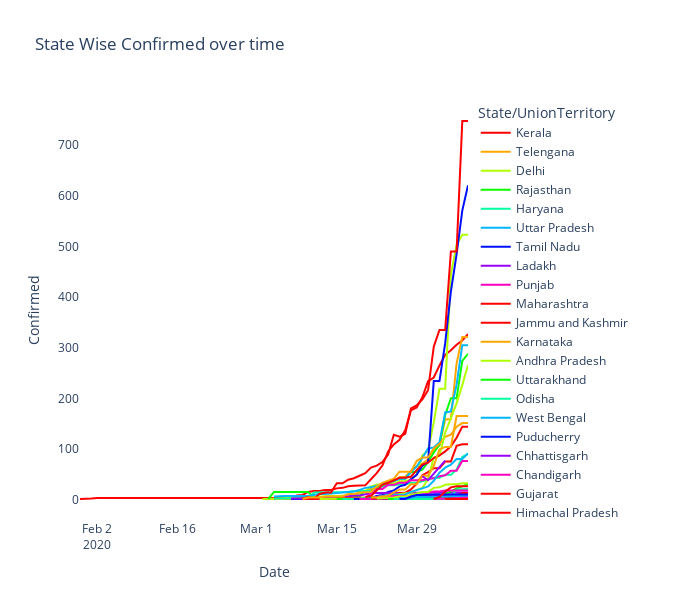

Notebook code cell kept with this figure:
### Code cell
spread= spread.sort_values('Date', ascending=True)
fig = px.line(spread, x="Date", y="Confirmed",color='State/UnionTerritory',title='State Wise Confirmed over time',height=500,
              color_discrete_sequence = px.colors.cyclical.HSV)
fig.update_layout(plot_bgcolor='rgb(275, 270, 273)',width=700, height=600)

### Figure 1 — Plotly figure (JSON) as saved in the notebook; plotly's stock layout.template omitted (floating-point values rounded to 4 significant figures)
{"data": [{"hovertemplate": "State/UnionTerritory=Kerala<br>Date=%{x}<br>Confirmed=%{y}<extra></extra>", "legendgroup": "Kerala", "line": {"color": "#ff0000", "dash": "solid"}, "mode": "lines", "name": "Kerala", "showlegend": true, "type": "scatter", "x": ["2020-01-30T00:00:00", "2020-01-31T00:00:00", "2020-02-01T00:00:00", "2020-02-02T00:00:00", "2020-02-03T00:00:00", "2020-02-04T00:00:00", "2020-02-05T00:00:00", "2020-02-06T00:00:00", "2020-02-07T00:00:00", "2020-02-08T00:00:00", "2020-02-09T00:00:00", "2020-02-10T00:00:00", "2020-02-11T00:00:00", "2020-02-12T00:00:00", "2020-02-13T00:00:00", "2020-02-14T00:00:00", "2020-02-15T00:00:00", "2020-02-16T00:00:00", "2020-02-17T00:00:00", "2020-02-18T00:00:00", "2020-02-19T00:00:00", "2020-02-20T00:00:00", "2020-02-21T00:00:00", "2020-02-22T00:00:00", "2020-02-23T00:00:00", "2020-02-24T00:00:00", "2020-02-25T00:00:00", "2020-02-26T00:00:00", "2020-02-27T00:00:00", "2020-02-28T00:00:00", "2020-02-29T00:00:00", "2020-03-01T00:00:00", "2020-03-02T00:00:00", "2020-03-03T00:00:00", "2020-03-04T00:00:00", "2020-03-05T00:00:00", "2020-03-06T00:00:00", "2020-03-07T00:00:00", "2020-03-08T00:00:00", "2020-03-09T00:00:00", "2020-03-10T00:00:00", "2020-03-11T00:00:00", "2020-03-12T00:00:00", "2020-03-13T00:00:00", "2020-03-14T00:00:00", "2020-03-15T00:00:00", "2020-03-16T00:00:00", "2020-03-17T00:00:00", "2020-03-18T00:00:00", "2020-03-19T00:00:00", "2020-03-20T00:00:00", "2020-03-21T00:00:00", "2020-03-22T00:00:00", "2020-03-23T00:00:00", "2020-03-24T00:00:00", "2020-03-25T00:00:00", "2020-03-26T00:00:00", "2020-03-27T00:00:00", "2020-03-28T00:00:00", "2020-03-29T00:00:00", "2020-03-30T00:00:00", "2020-03-31T00:00:00", "2020-04-01T00:00:00", "2020-04-02T00:00:00", "2020-04-03T00:00:00", "2020-04-04T00:00:00", "2020-04-05T00:00:00", "2020-04-06T00:00:00", "2020-04-07T00:00:00"], "xaxis": "x", "y": [1, 1, 2, 3, 3, 3, 3, 3, 3, 3, 3, 3, 3, 3, 3, 3, 3, 3, 3, 3, 3, 3, 3, 3, 3, 3, 3, 3, 3, 3, 3, 3, 3, 3, 3, 3, 3, 3, 8, 9, 15, 17, 17, 19, 19, 22, 23, 26, 27, 27, 28, 40, 52, 67, 95, 109, 118, 137, 176, 182, 202, 234, 241, 265, 286, 295, 306, 314, 327], "yaxis": "y"}, {"hovertemplate": "State/UnionTerritory=Telengana<br>Date=%{x}<br>Confirmed=%{y}<extra></extra>", "legendgroup": "Telengana", "line": {"color": "#ffa700", "dash": "solid"}, "mode": "lines", "name": "Telengana", "showlegend": true, "type": "scatter", "x": ["2020-03-02T00:00:00", "2020-03-03T00:00:00", "2020-03-04T00:00:00", "2020-03-05T00:00:00", "2020-03-06T00:00:00", "2020-03-07T00:00:00", "2020-03-08T00:00:00", "2020-03-09T00:00:00", "2020-03-10T00:00:00", "2020-03-11T00:00:00", "2020-03-12T00:00:00", "2020-03-13T00:00:00", "2020-03-14T00:00:00", "2020-03-15T00:00:00", "2020-03-16T00:00:00", "2020-03-17T00:00:00", "2020-03-18T00:00:00", "2020-03-19T00:00:00", "2020-03-20T00:00:00", "2020-03-21T00:00:00", "2020-03-22T00:00:00", "2020-03-23T00:00:00", "2020-03-24T00:00:00", "2020-03-25T00:00:00", "2020-03-26T00:00:00", "2020-03-27T00:00:00", "2020-03-28T00:00:00", "2020-03-29T00:00:00", "2020-03-30T00:00:00", "2020-03-31T00:00:00", "2020-04-01T00:00:00", "2020-04-02T00:00:00", "2020-04-03T00:00:00", "2020-04-04T00:00:00", "2020-04-05T00:00:00", "2020-04-06T00:00:00", "2020-04-07T00:00:00"], "xaxis": "x", "y": [1, 1, 1, 1, 1, 1, 1, 1, 1, 1, 1, 1, 1, 3, 3, 5, 6, 6, 17, 21, 22, 32, 35, 35, 44, 45, 56, 66, 71, 79, 96, 107, 158, 159, 269, 321, 321], "yaxis": "y"}, {"hovertemplate": "State/UnionTerritory=Delhi<br>Date=%{x}<br>Confirmed=%{y}<extra></extra>", "legendgroup": "Delhi", "line": {"color": "#afff00", "dash": "solid"}, "mode": "lines", "name": "Delhi", "showlegend": true, "type": "scatter", "x": ["2020-03-02T00:00:00", "2020-03-03T00:00:00", "2020-03-04T00:00:00", "2020-03-05T00:00:00", "2020-03-06T00:00:00", "2020-03-07T00:00:00", "2020-03-08T00:00:00", "2020-03-09T00:00:00", "2020-03-10T00:00:00", "2020-03-11T00:00:00", "2020-03-12T00:00:00", "2020-03-13T00:00:00", "2020-03-14T00:00:00", "2020-03-15T00:00:00", "2020-03-16T00:00:00", "2020-03-17T00:00:00", "2020-03-18T00:00:00", "2020-03-19T00:00:00", "2020-03-20T00:00:00", "2020-03-21T00:00:00", "2020-03-22T00:00:00", "2020-03-23T00:00:00", "2020-03-24T00:00:00", "2020-03-25T00:00:00", "2020-03-26T00:00:00", "2020-03-27T00:00:00", "2020-03-28T00:00:00", "2020-03-29T00:00:00", "2020-03-30T00:00:00", "2020-03-31T00:00:00", "2020-04-01T00:00:00", "2020-04-02T00:00:00", "2020-04-03T00:00:00", "2020-04-04T00:00:00", "2020-04-05T00:00:00", "2020-04-06T00:00:00", "2020-04-07T00:00:00"], "xaxis": "x", "y": [1, 1, 1, 2, 3, 3, 3, 4, 4, 5, 6, 6, 7, 7, 7, 8, 10, 12, 17, 26, 29, 29, 30, 31, 36, 36, 39, 49, 87, 97, 152, 219, 219, 445, 503, 523, 523], "yaxis": "y"}, {"hovertemplate": "State/UnionTerritory=Rajasthan<br>Date=%{x}<br>Confirmed=%{y}<extra></extra>", "legendgroup": "Rajasthan", "line": {"color": "#08ff00", "dash": "solid"}, "mode": "lines", "name": "Rajasthan", "showlegend": true, "type": "scatter", "x": ["2020-03-03T00:00:00", "2020-03-04T00:00:00", "2020-03-05T00:00:00", "2020-03-06T00:00:00", "2020-03-07T00:00:00", "2020-03-08T00:00:00", "2020-03-09T00:00:00", "2020-03-10T00:00:00", "2020-03-11T00:00:00", "2020-03-12T00:00:00", "2020-03-13T00:00:00", "2020-03-14T00:00:00", "2020-03-15T00:00:00", "2020-03-16T00:00:00", "2020-03-17T00:00:00", "2020-03-18T00:00:00", "2020-03-19T00:00:00", "2020-03-20T00:00:00", "2020-03-21T00:00:00", "2020-03-22T00:00:00", "2020-03-23T00:00:00", "2020-03-24T00:00:00", "2020-03-25T00:00:00", "2020-03-26T00:00:00", "2020-03-27T00:00:00", "2020-03-28T00:00:00", "2020-03-29T00:00:00", "2020-03-30T00:00:00", "2020-03-31T00:00:00", "2020-04-01T00:00:00", "2020-04-02T00:00:00", "2020-04-03T00:00:00", "2020-04-04T00:00:00", "2020-04-05T00:00:00", "2020-04-06T00:00:00", "2020-04-07T00:00:00"], "xaxis": "x", "y": [1, 15, 15, 15, 15, 15, 15, 15, 3, 3, 3, 3, 4, 4, 4, 4, 7, 17, 17, 24, 28, 32, 36, 41, 41, 54, 55, 59, 74, 93, 108, 167, 200, 200, 274, 288], "yaxis": "y"}, {"hovertemplate": "State/UnionTerritory=Haryana<br>Date=%{x}<br>Confirmed=%{y}<extra></extra>", "legendgroup": "Haryana", "line": {"color": "#00ff9f", "dash": "solid"}, "mode": "lines", "name": "Haryana", "showlegend": true, "type": "scatter", "x": ["2020-03-04T00:00:00", "2020-03-05T00:00:00", "2020-03-06T00:00:00", "2020-03-07T00:00:00", "2020-03-08T00:00:00", "2020-03-09T00:00:00", "2020-03-10T00:00:00", "2020-03-11T00:00:00", "2020-03-12T00:00:00", "2020-03-13T00:00:00", "2020-03-14T00:00:00", "2020-03-15T00:00:00", "2020-03-16T00:00:00", "2020-03-17T00:00:00", "2020-03-18T00:00:00", "2020-03-19T00:00:00", "2020-03-20T00:00:00", "2020-03-21T00:00:00", "2020-03-22T00:00:00", "2020-03-23T00:00:00", "2020-03-24T00:00:00", "2020-03-25T00:00:00", "2020-03-26T00:00:00", "2020-03-27T00:00:00", "2020-03-28T00:00:00", "2020-03-29T00:00:00", "2020-03-30T00:00:00", "2020-03-31T00:00:00", "2020-04-01T00:00:00", "2020-04-02T00:00:00", "2020-04-03T00:00:00", "2020-04-04T00:00:00", "2020-04-05T00:00:00", "2020-04-06T00:00:00", "2020-04-07T00:00:00"], "xaxis": "x", "y": [2, 2, 2, 2, 2, 2, 2, 14, 14, 14, 14, 14, 14, 15, 17, 17, 17, 17, 21, 26, 28, 28, 30, 30, 33, 33, 36, 40, 43, 43, 49, 49, 59, 84, 90], "yaxis": "y"}, {"hovertemplate": "State/UnionTerritory=Uttar Pradesh<br>Date=%{x}<br>Confirmed=%{y}<extra></extra>", "legendgroup": "Uttar Pradesh", "line": {"color": "#00b7ff", "dash": "solid"}, "mode": "lines", "name": "Uttar Pradesh", "showlegend": true, "type": "scatter", "x": ["2020-03-04T00:00:00", "2020-03-05T00:00:00", "2020-03-06T00:00:00", "2020-03-07T00:00:00", "2020-03-08T00:00:00", "2020-03-09T00:00:00", "2020-03-10T00:00:00", "2020-03-11T00:00:00", "2020-03-12T00:00:00", "2020-03-13T00:00:00", "2020-03-14T00:00:00", "2020-03-15T00:00:00", "2020-03-16T00:00:00", "2020-03-17T00:00:00", "2020-03-18T00:00:00", "2020-03-19T00:00:00", "2020-03-20T00:00:00", "2020-03-21T00:00:00", "2020-03-22T00:00:00", "2020-03-23T00:00:00", "2020-03-24T00:00:00", "2020-03-25T00:00:00", "2020-03-26T00:00:00", "2020-03-27T00:00:00", "2020-03-28T00:00:00", "2020-03-29T00:00:00", "2020-03-30T00:00:00", "2020-03-31T00:00:00", "2020-04-01T00:00:00", "2020-04-02T00:00:00", "2020-04-03T00:00:00", "2020-04-04T00:00:00", "2020-04-05T00:00:00", "2020-04-06T00:00:00", "2020-04-07T00:00:00"], "xaxis": "x", "y": [6, 7, 7, 7, 7, 7, 7, 9, 11, 11, 12, 13, 13, 15, 16, 19, 23, 24, 27, 31, 33, 37, 41, 41, 55, 65, 82, 101, 103, 113, 172, 174, 227, 305, 305], "yaxis": "y"}, {"hovertemplate": "State/UnionTerritory=Tamil Nadu<br>Date=%{x}<br>Confirmed=%{y}<extra></extra>", "legendgroup": "Tamil Nadu", "line": {"color": "#0010ff", "dash": "solid"}, "mode": "lines", "name": "Tamil Nadu", "showlegend": true, "type": "scatter", "x": ["2020-03-07T00:00:00", "2020-03-08T00:00:00", "2020-03-09T00:00:00", "2020-03-10T00:00:00", "2020-03-11T00:00:00", "2020-03-12T00:00:00", "2020-03-13T00:00:00", "2020-03-14T00:00:00", "2020-03-15T00:00:00", "2020-03-16T00:00:00", "2020-03-17T00:00:00", "2020-03-18T00:00:00", "2020-03-19T00:00:00", "2020-03-20T00:00:00", "2020-03-21T00:00:00", "2020-03-22T00:00:00", "2020-03-23T00:00:00", "2020-03-24T00:00:00", "2020-03-25T00:00:00", "2020-03-26T00:00:00", "2020-03-27T00:00:00", "2020-03-28T00:00:00", "2020-03-29T00:00:00", "2020-03-30T00:00:00", "2020-03-31T00:00:00", "2020-04-01T00:00:00", "2020-04-02T00:00:00", "2020-04-03T00:00:00", "2020-04-04T00:00:00", "2020-04-05T00:00:00", "2020-04-06T00:00:00", "2020-04-07T00:00:00"], "xaxis": "x", "y": [1, 1, 1, 1, 1, 1, 1, 1, 1, 1, 1, 1, 2, 3, 3, 7, 9, 15, 18, 26, 29, 40, 49, 67, 74, 234, 234, 309, 411, 485, 571, 621], "yaxis": "y"}, {"hovertemplate": "State/UnionTerritory=Ladakh<br>Date=%{x}<br>Confirmed=%{y}<extra></extra>", "legendgroup": "Ladakh", "line": {"color": "#9700ff", "dash": "solid"}, "mode": "lines", "name": "Ladakh", "showlegend": true, "type": "scatter", "x": ["2020-03-07T00:00:00", "2020-03-08T00:00:00", "2020-03-09T00:00:00", "2020-03-10T00:00:00", "2020-03-11T00:00:00", "2020-03-12T00:00:00", "2020-03-13T00:00:00", "2020-03-14T00:00:00", "2020-03-15T00:00:00", "2020-03-16T00:00:00", "2020-03-17T00:00:00", "2020-03-18T00:00:00", "2020-03-19T00:00:00", "2020-03-20T00:00:00", "2020-03-21T00:00:00", "2020-03-22T00:00:00", "2020-03-23T00:00:00", "2020-03-24T00:00:00", "2020-03-25T00:00:00", "2020-03-26T00:00:00", "2020-03-27T00:00:00", "2020-03-28T00:00:00", "2020-03-29T00:00:00", "2020-03-30T00:00:00", "2020-03-31T00:00:00", "2020-04-01T00:00:00", "2020-04-02T00:00:00", "2020-04-03T00:00:00", "2020-04-04T00:00:00", "2020-04-05T00:00:00", "2020-04-06T00:00:00", "2020-04-07T00:00:00"], "xaxis": "x", "y": [2, 2, 2, 2, 2, 3, 3, 3, 3, 4, 6, 8, 8, 10, 13, 13, 13, 13, 13, 13, 13, 13, 13, 13, 13, 13, 13, 14, 14, 14, 14, 14], "yaxis": "y"}, {"hovertemplate": "State/UnionTerritory=Punjab<br>Date=%{x}<br>Confirmed=%{y}<extra></extra>", "legendgroup": "Punjab", "line": {"color": "#ff00bf", "dash": "solid"}, "mode": "lines", "name": "Punjab", "showlegend": true, "type": "scatter", "x": ["2020-03-09T00:00:00", "2020-03-10T00:00:00", "2020-03-11T00:00:00", "2020-03-12T00:00:00", "2020-03-13T00:00:00", "2020-03-14T00:00:00", "2020-03-15T00:00:00", "2020-03-16T00:00:00", "2020-03-17T00:00:00", "2020-03-18T00:00:00", "2020-03-19T00:00:00", "2020-03-20T00:00:00", "2020-03-21T00:00:00", "2020-03-22T00:00:00", "2020-03-23T00:00:00", "2020-03-24T00:00:00", "2020-03-25T00:00:00", "2020-03-26T00:00:00", "2020-03-27T00:00:00", "2020-03-28T00:00:00", "2020-03-29T00:00:00", "2020-03-30T00:00:00", "2020-03-31T00:00:00", "2020-04-01T00:00:00", "2020-04-02T00:00:00", "2020-04-03T00:00:00", "2020-04-04T00:00:00", "2020-04-05T00:00:00", "2020-04-06T00:00:00", "2020-04-07T00:00:00"], "xaxis": "x", "y": [1, 1, 1, 1, 1, 1, 1, 1, 1, 1, 2, 2, 13, 21, 21, 29, 29, 33, 33, 38, 38, 38, 41, 42, 46, 48, 57, 57, 76, 76], "yaxis": "y"}, {"hovertemplate": "State/UnionTerritory=Maharashtra<br>Date=%{x}<br>Confirmed=%{y}<extra></extra>", "legendgroup": "Maharashtra", "line": {"color": "#ff0000", "dash": "solid"}, "mode": "lines", "name": "Maharashtra", "showlegend": true, "type": "scatter", "x": ["2020-03-09T00:00:00", "2020-03-10T00:00:00", "2020-03-11T00:00:00", "2020-03-12T00:00:00", "2020-03-13T00:00:00", "2020-03-14T00:00:00", "2020-03-15T00:00:00", "2020-03-16T00:00:00", "2020-03-17T00:00:00", "2020-03-18T00:00:00", "2020-03-19T00:00:00", "2020-03-20T00:00:00", "2020-03-21T00:00:00", "2020-03-22T00:00:00", "2020-03-23T00:00:00", "2020-03-24T00:00:00", "2020-03-25T00:00:00", "2020-03-26T00:00:00", "2020-03-27T00:00:00", "2020-03-28T00:00:00", "2020-03-29T00:00:00", "2020-03-30T00:00:00", "2020-03-31T00:00:00", "2020-04-01T00:00:00", "2020-04-02T00:00:00", "2020-04-03T00:00:00", "2020-04-04T00:00:00", "2020-04-05T00:00:00", "2020-04-06T00:00:00", "2020-04-07T00:00:00"], "xaxis": "x", "y": [2, 5, 2, 11, 14, 14, 32, 32, 39, 42, 47, 52, 63, 67, 74, 89, 128, 124, 130, 180, 186, 198, 216, 302, 335, 335, 490, 490, 748, 748], "yaxis": "y"}, {"hovertemplate": "State/UnionTerritory=Jammu and Kashmir<br>Date=%{x}<br>Confirmed=%{y}<extra></extra>", "legendgroup": "Jammu and Kashmir", "line": {"color": "#ff0000", "dash": "solid"}, "mode": "lines", "name": "Jammu and Kashmir", "showlegend": true, "type": "scatter", "x": ["2020-03-09T00:00:00", "2020-03-10T00:00:00", "2020-03-11T00:00:00", "2020-03-12T00:00:00", "2020-03-13T00:00:00", "2020-03-14T00:00:00", "2020-03-15T00:00:00", "2020-03-16T00:00:00", "2020-03-17T00:00:00", "2020-03-18T00:00:00", "2020-03-19T00:00:00", "2020-03-20T00:00:00", "2020-03-21T00:00:00", "2020-03-22T00:00:00", "2020-03-23T00:00:00", "2020-03-24T00:00:00", "2020-03-25T00:00:00", "2020-03-26T00:00:00", "2020-03-27T00:00:00", "2020-03-28T00:00:00", "2020-03-29T00:00:00", "2020-03-30T00:00:00", "2020-03-31T00:00:00", "2020-04-01T00:00:00", "2020-04-02T00:00:00", "2020-04-03T00:00:00", "2020-04-04T00:00:00", "2020-04-05T00:00:00", "2020-04-06T00:00:00", "2020-04-07T00:00:00"], "xaxis": "x", "y": [1, 1, 1, 1, 1, 2, 2, 3, 3, 3, 4, 4, 4, 4, 4, 4, 7, 13, 13, 20, 31, 48, 54, 62, 62, 75, 75, 106, 109, 109], "yaxis": "y"}, {"hovertemplate": "State/UnionTerritory=Karnataka<br>Date=%{x}<br>Confirmed=%{y}<extra></extra>", "legendgroup": "Karnataka", "line": {"color": "#ffa700", "dash": "solid"}, "mode": "lines", "name": "Karnataka", "showlegend": true, "type": "scatter", "x": ["2020-03-09T00:00:00", "2020-03-10T00:00:00", "2020-03-11T00:00:00", "2020-03-12T00:00:00", "2020-03-13T00:00:00", "2020-03-14T00:00:00", "2020-03-15T00:00:00", "2020-03-16T00:00:00", "2020-03-17T00:00:00", "2020-03-18T00:00:00", "2020-03-19T00:00:00", "2020-03-20T00:00:00", "2020-03-21T00:00:00", "2020-03-22T00:00:00", "2020-03-23T00:00:00", "2020-03-24T00:00:00", "2020-03-25T00:00:00", "2020-03-26T00:00:00", "2020-03-27T00:00:00", "2020-03-28T00:00:00", "2020-03-29T00:00:00", "2020-03-30T00:00:00", "2020-03-31T00:00:00", "2020-04-01T00:00:00", "2020-04-02T00:00:00", "2020-04-03T00:00:00", "2020-04-04T00:00:00", "2020-04-05T00:00:00", "2020-04-06T00:00:00", "2020-04-07T00:00:00"], "xaxis": "x", "y": [1, 4, 4, 4, 6, 6, 6, 6, 11, 11, 14, 15, 15, 26, 33, 37, 41, 55, 55, 55, 76, 83, 83, 101, 110, 124, 128, 144, 151, 151], "yaxis": "y"}, {"hovertemplate": "State/UnionTerritory=Andhra Pradesh<br>Date=%{x}<br>Confirmed=%{y}<extra></extra>", "legendgroup": "Andhra Pradesh", "line": {"color": "#afff00", "dash": "solid"}, "mode": "lines", "name": "Andhra Pradesh", "showlegend": true, "type": "scatter", "x": ["2020-03-12T00:00:00", "2020-03-13T00:00:00", "2020-03-14T00:00:00", "2020-03-15T00:00:00", "2020-03-16T00:00:00", "2020-03-17T00:00:00", "2020-03-18T00:00:00", "2020-03-19T00:00:00", "2020-03-20T00:00:00", "2020-03-21T00:00:00", "2020-03-22T00:00:00", "2020-03-23T00:00:00", "2020-03-24T00:00:00", "2020-03-25T00:00:00", "2020-03-26T00:00:00", "2020-03-27T00:00:00", "2020-03-28T00:00:00", "2020-03-29T00:00:00", "2020-03-30T00:00:00", "2020-03-31T00:00:00", "2020-04-01T00:00:00", "2020-04-02T00:00:00", "2020-04-03T00:00:00", "2020-04-04T00:00:00", "2020-04-05T00:00:00", "2020-04-06T00:00:00", "2020-04-07T00:00:00"], "xaxis": "x", "y": [1, 1, 1, 1, 1, 1, 1, 2, 3, 3, 5, 7, 8, 9, 11, 12, 14, 19, 23, 40, 83, 86, 132, 161, 190, 226, 266], "yaxis": "y"}, {"hovertemplate": "State/UnionTerritory=Uttarakhand<br>Date=%{x}<br>Confirmed=%{y}<extra></extra>", "legendgroup": "Uttarakhand", "line": {"color": "#08ff00", "dash": "solid"}, "mode": "lines", "name": "Uttarakhand", "showlegend": true, "type": "scatter", "x": ["2020-03-15T00:00:00", "2020-03-16T00:00:00", "2020-03-17T00:00:00", "2020-03-18T00:00:00", "2020-03-19T00:00:00", "2020-03-20T00:00:00", "2020-03-21T00:00:00", "2020-03-22T00:00:00", "2020-03-23T00:00:00", "2020-03-24T00:00:00", "2020-03-25T00:00:00", "2020-03-26T00:00:00", "2020-03-27T00:00:00", "2020-03-28T00:00:00", "2020-03-29T00:00:00", "2020-03-30T00:00:00", "2020-03-31T00:00:00", "2020-04-01T00:00:00", "2020-04-02T00:00:00", "2020-04-03T00:00:00", "2020-04-04T00:00:00", "2020-04-05T00:00:00", "2020-04-06T00:00:00", "2020-04-07T00:00:00"], "xaxis": "x", "y": [1, 1, 1, 1, 1, 3, 3, 3, 3, 4, 4, 5, 5, 5, 7, 7, 7, 7, 7, 10, 16, 22, 26, 31], "yaxis": "y"}, {"hovertemplate": "State/UnionTerritory=Odisha<br>Date=%{x}<br>Confirmed=%{y}<extra></extra>", "legendgroup": "Odisha", "line": {"color": "#00ff9f", "dash": "solid"}, "mode": "lines", "name": "Odisha", "showlegend": true, "type": "scatter", "x": ["2020-03-16T00:00:00", "2020-03-17T00:00:00", "2020-03-18T00:00:00", "2020-03-19T00:00:00", "2020-03-20T00:00:00", "2020-03-21T00:00:00", "2020-03-22T00:00:00", "2020-03-23T00:00:00", "2020-03-24T00:00:00", "2020-03-25T00:00:00", "2020-03-26T00:00:00", "2020-03-27T00:00:00", "2020-03-28T00:00:00", "2020-03-29T00:00:00", "2020-03-30T00:00:00", "2020-03-31T00:00:00", "2020-04-01T00:00:00", "2020-04-02T00:00:00", "2020-04-03T00:00:00", "2020-04-04T00:00:00", "2020-04-05T00:00:00", "2020-04-06T00:00:00", "2020-04-07T00:00:00"], "xaxis": "x", "y": [1, 1, 1, 1, 2, 2, 2, 2, 2, 2, 2, 2, 3, 3, 3, 3, 4, 4, 5, 5, 20, 21, 21], "yaxis": "y"}, {"hovertemplate": "State/UnionTerritory=West Bengal<br>Date=%{x}<br>Confirmed=%{y}<extra></extra>", "legendgroup": "West Bengal", "line": {"color": "#00b7ff", "dash": "solid"}, "mode": "lines", "name": "West Bengal", "showlegend": true, "type": "scatter", "x": ["2020-03-18T00:00:00", "2020-03-19T00:00:00", "2020-03-20T00:00:00", "2020-03-21T00:00:00", "2020-03-22T00:00:00", "2020-03-23T00:00:00", "2020-03-24T00:00:00", "2020-03-25T00:00:00", "2020-03-26T00:00:00", "2020-03-27T00:00:00", "2020-03-28T00:00:00", "2020-03-29T00:00:00", "2020-03-30T00:00:00", "2020-03-31T00:00:00", "2020-04-01T00:00:00", "2020-04-02T00:00:00", "2020-04-03T00:00:00", "2020-04-04T00:00:00", "2020-04-05T00:00:00", "2020-04-06T00:00:00", "2020-04-07T00:00:00"], "xaxis": "x", "y": [1, 1, 2, 3, 4, 7, 9, 9, 10, 10, 15, 18, 22, 26, 37, 53, 63, 69, 80, 80, 91], "yaxis": "y"}, {"hovertemplate": "State/UnionTerritory=Puducherry<br>Date=%{x}<br>Confirmed=%{y}<extra></extra>", "legendgroup": "Puducherry", "line": {"color": "#0010ff", "dash": "solid"}, "mode": "lines", "name": "Puducherry", "showlegend": true, "type": "scatter", "x": ["2020-03-18T00:00:00", "2020-03-19T00:00:00", "2020-03-20T00:00:00", "2020-03-21T00:00:00", "2020-03-22T00:00:00", "2020-03-23T00:00:00", "2020-03-24T00:00:00", "2020-03-25T00:00:00", "2020-03-26T00:00:00", "2020-03-27T00:00:00", "2020-03-28T00:00:00", "2020-03-29T00:00:00", "2020-03-30T00:00:00", "2020-03-31T00:00:00", "2020-04-01T00:00:00", "2020-04-02T00:00:00", "2020-04-03T00:00:00", "2020-04-04T00:00:00", "2020-04-05T00:00:00", "2020-04-06T00:00:00", "2020-04-07T00:00:00"], "xaxis": "x", "y": [1, 1, 1, 1, 1, 1, 1, 1, 1, 1, 1, 1, 1, 1, 3, 3, 5, 5, 5, 5, 5], "yaxis": "y"}, {"hovertemplate": "State/UnionTerritory=Chhattisgarh<br>Date=%{x}<br>Confirmed=%{y}<extra></extra>", "legendgroup": "Chhattisgarh", "line": {"color": "#9700ff", "dash": "solid"}, "mode": "lines", "name": "Chhattisgarh", "showlegend": true, "type": "scatter", "x": ["2020-03-19T00:00:00", "2020-03-20T00:00:00", "2020-03-21T00:00:00", "2020-03-22T00:00:00", "2020-03-23T00:00:00", "2020-03-24T00:00:00", "2020-03-25T00:00:00", "2020-03-26T00:00:00", "2020-03-27T00:00:00", "2020-03-28T00:00:00", "2020-03-29T00:00:00", "2020-03-30T00:00:00", "2020-03-31T00:00:00", "2020-04-01T00:00:00", "2020-04-02T00:00:00", "2020-04-03T00:00:00", "2020-04-04T00:00:00", "2020-04-05T00:00:00", "2020-04-06T00:00:00", "2020-04-07T00:00:00"], "xaxis": "x", "y": [1, 1, 1, 1, 1, 1, 1, 6, 6, 6, 7, 7, 8, 9, 9, 9, 9, 9, 10, 10], "yaxis": "y"}, {"hovertemplate": "State/UnionTerritory=Chandigarh<br>Date=%{x}<br>Confirmed=%{y}<extra></extra>", "legendgroup": "Chandigarh", "line": {"color": "#ff00bf", "dash": "solid"}, "mode": "lines", "name": "Chandigarh", "showlegend": true, "type": "scatter", "x": ["2020-03-19T00:00:00", "2020-03-20T00:00:00", "2020-03-21T00:00:00", "2020-03-22T00:00:00", "2020-03-23T00:00:00", "2020-03-24T00:00:00", "2020-03-25T00:00:00", "2020-03-26T00:00:00", "2020-03-27T00:00:00", "2020-03-28T00:00:00", "2020-03-29T00:00:00", "2020-03-30T00:00:00", "2020-03-31T00:00:00", "2020-04-01T00:00:00", "2020-04-02T00:00:00", "2020-04-03T00:00:00", "2020-04-04T00:00:00", "2020-04-05T00:00:00", "2020-04-06T00:00:00", "2020-04-07T00:00:00"], "xaxis": "x", "y": [1, 1, 1, 5, 6, 7, 7, 7, 7, 8, 8, 8, 13, 16, 16, 18, 18, 18, 18, 18], "yaxis": "y"}, {"hovertemplate": "State/UnionTerritory=Gujarat<br>Date=%{x}<br>Confirmed=%{y}<extra></extra>", "legendgroup": "Gujarat", "line": {"color": "#ff0000", "dash": "solid"}, "mode": "lines", "name": "Gujarat", "showlegend": true, "type": "scatter", "x": ["2020-03-20T00:00:00", "2020-03-21T00:00:00", "2020-03-22T00:00:00", "2020-03-23T00:00:00", "2020-03-24T00:00:00", "2020-03-25T00:00:00", "2020-03-26T00:00:00", "2020-03-27T00:00:00", "2020-03-28T00:00:00", "2020-03-29T00:00:00", "2020-03-30T00:00:00", "2020-03-31T00:00:00", "2020-04-01T00:00:00", "2020-04-02T00:00:00", "2020-04-03T00:00:00", "2020-04-04T00:00:00", "2020-04-05T00:00:00", "2020-04-06T00:00:00", "2020-04-07T00:00:00"], "xaxis": "x", "y": [5, 7, 18, 29, 33, 38, 43, 43, 45, 58, 69, 73, 82, 87, 95, 105, 122, 144, 144], "yaxis": "y"}, {"hovertemplate": "State/UnionTerritory=Himachal Pradesh<br>Date=%{x}<br>Confirmed=%{y}<extra></extra>", "legendgroup": "Himachal Pradesh", "line": {"color": "#ff0000", "dash": "solid"}, "mode": "lines", "name": "Himachal Pradesh", "showlegend": true, "type": "scatter", "x": ["2020-03-21T00:00:00", "2020-03-22T00:00:00", "2020-03-23T00:00:00", "2020-03-24T00:00:00", "2020-03-25T00:00:00", "2020-03-26T00:00:00", "2020-03-27T00:00:00", "2020-03-28T00:00:00", "2020-03-29T00:00:00", "2020-03-30T00:00:00", "2020-03-31T00:00:00", "2020-04-01T00:00:00", "2020-04-02T00:00:00", "2020-04-03T00:00:00", "2020-04-04T00:00:00", "2020-04-05T00:00:00", "2020-04-06T00:00:00", "2020-04-07T00:00:00"], "xaxis": "x", "y": [2, 2, 2, 3, 3, 3, 3, 3, 3, 3, 3, 3, 3, 6, 6, 6, 13, 13], "yaxis": "y"}, {"hovertemplate": "State/UnionTerritory=Madhya Pradesh<br>Date=%{x}<br>Confirmed=%{y}<extra></extra>", "legendgroup": "Madhya Pradesh", "line": {"color": "#ffa700", "dash": "solid"}, "mode": "lines", "name": "Madhya Pradesh", "showlegend": true, "type": "scatter", "x": ["2020-03-21T00:00:00", "2020-03-22T00:00:00", "2020-03-23T00:00:00", "2020-03-24T00:00:00", "2020-03-25T00:00:00", "2020-03-26T00:00:00", "2020-03-27T00:00:00", "2020-03-28T00:00:00", "2020-03-29T00:00:00", "2020-03-30T00:00:00", "2020-03-31T00:00:00", "2020-04-01T00:00:00", "2020-04-02T00:00:00", "2020-04-03T00:00:00", "2020-04-04T00:00:00", "2020-04-05T00:00:00", "2020-04-06T00:00:00", "2020-04-07T00:00:00"], "xaxis": "x", "y": [4, 4, 6, 7, 14, 20, 20, 30, 30, 47, 47, 66, 99, 104, 104, 165, 165, 165], "yaxis": "y"}, {"hovertemplate": "State/UnionTerritory=Bihar<br>Date=%{x}<br>Confirmed=%{y}<extra></extra>", "legendgroup": "Bihar", "line": {"color": "#afff00", "dash": "solid"}, "mode": "lines", "name": "Bihar", "showlegend": true, "type": "scatter", "x": ["2020-03-22T00:00:00", "2020-03-23T00:00:00", "2020-03-24T00:00:00", "2020-03-25T00:00:00", "2020-03-26T00:00:00", "2020-03-27T00:00:00", "2020-03-28T00:00:00", "2020-03-29T00:00:00", "2020-03-30T00:00:00", "2020-03-31T00:00:00", "2020-04-01T00:00:00", "2020-04-02T00:00:00", "2020-04-03T00:00:00", "2020-04-04T00:00:00", "2020-04-05T00:00:00", "2020-04-06T00:00:00", "2020-04-07T00:00:00"], "xaxis": "x", "y": [2, 2, 3, 4, 6, 6, 9, 11, 15, 15, 23, 24, 29, 30, 30, 32, 32], "yaxis": "y"}, {"hovertemplate": "State/UnionTerritory=Manipur<br>Date=%{x}<br>Confirmed=%{y}<extra></extra>", "legendgroup": "Manipur", "line": {"color": "#08ff00", "dash": "solid"}, "mode": "lines", "name": "Manipur", "showlegend": true, "type": "scatter", "x": ["2020-03-24T00:00:00", "2020-03-25T00:00:00", "2020-03-26T00:00:00", "2020-03-27T00:00:00", "2020-03-28T00:00:00", "2020-03-29T00:00:00", "2020-03-30T00:00:00", "2020-03-31T00:00:00", "2020-04-01T00:00:00", "2020-04-02T00:00:00", "2020-04-03T00:00:00", "2020-04-04T00:00:00", "2020-04-05T00:00:00", "2020-04-06T00:00:00", "2020-04-07T00:00:00"], "xaxis": "x", "y": [1, 1, 1, 1, 1, 1, 1, 1, 1, 1, 2, 2, 2, 2, 2], "yaxis": "y"}, {"hovertemplate": "State/UnionTerritory=Mizoram<br>Date=%{x}<br>Confirmed=%{y}<extra></extra>", "legendgroup": "Mizoram", "line": {"color": "#00ff9f", "dash": "solid"}, "mode": "lines", "name": "Mizoram", "showlegend": true, "type": "scatter", "x": ["2020-03-25T00:00:00", "2020-03-26T00:00:00", "2020-03-27T00:00:00", "2020-03-28T00:00:00", "2020-03-29T00:00:00", "2020-03-30T00:00:00", "2020-03-31T00:00:00", "2020-04-01T00:00:00", "2020-04-02T00:00:00", "2020-04-03T00:00:00", "2020-04-04T00:00:00", "2020-04-05T00:00:00", "2020-04-06T00:00:00", "2020-04-07T00:00:00"], "xaxis": "x", "y": [1, 1, 1, 1, 1, 1, 1, 1, 1, 1, 1, 1, 1, 1], "yaxis": "y"}, {"hovertemplate": "State/UnionTerritory=Goa<br>Date=%{x}<br>Confirmed=%{y}<extra></extra>", "legendgroup": "Goa", "line": {"color": "#00b7ff", "dash": "solid"}, "mode": "lines", "name": "Goa", "showlegend": true, "type": "scatter", "x": ["2020-03-26T00:00:00", "2020-03-27T00:00:00", "2020-03-28T00:00:00", "2020-03-29T00:00:00", "2020-03-30T00:00:00", "2020-03-31T00:00:00", "2020-04-01T00:00:00", "2020-04-02T00:00:00", "2020-04-03T00:00:00", "2020-04-04T00:00:00", "2020-04-05T00:00:00", "2020-04-06T00:00:00", "2020-04-07T00:00:00"], "xaxis": "x", "y": [3, 3, 3, 5, 5, 5, 5, 5, 6, 7, 7, 7, 7], "yaxis": "y"}, {"hovertemplate": "State/UnionTerritory=Andaman and Nicobar Islands<br>Date=%{x}<br>Confirmed=%{y}<extra></extra>", "legendgroup": "Andaman and Nicobar Islands", "line": {"color": "#0010ff", "dash": "solid"}, "mode": "lines", "name": "Andaman and Nicobar Islands", "showlegend": true, "type": "scatter", "x": ["2020-03-26T00:00:00", "2020-03-27T00:00:00", "2020-03-28T00:00:00", "2020-03-29T00:00:00", "2020-03-30T00:00:00", "2020-03-31T00:00:00", "2020-04-01T00:00:00", "2020-04-02T00:00:00", "2020-04-03T00:00:00", "2020-04-04T00:00:00", "2020-04-05T00:00:00", "2020-04-06T00:00:00", "2020-04-07T00:00:00"], "xaxis": "x", "y": [1, 1, 6, 9, 9, 10, 10, 10, 10, 10, 10, 10, 10], "yaxis": "y"}, {"hovertemplate": "State/UnionTerritory=Unassigned<br>Date=%{x}<br>Confirmed=%{y}<extra></extra>", "legendgroup": "Unassigned", "line": {"color": "#9700ff", "dash": "solid"}, "mode": "lines", "name": "Unassigned", "showlegend": true, "type": "scatter", "x": ["2020-03-30T00:00:00", "2020-03-31T00:00:00", "2020-04-03T00:00:00"], "xaxis": "x", "y": [46, 38, 77], "yaxis": "y"}, {"hovertemplate": "State/UnionTerritory=Jharkhand<br>Date=%{x}<br>Confirmed=%{y}<extra></extra>", "legendgroup": "Jharkhand", "line": {"color": "#ff00bf", "dash": "solid"}, "mode": "lines", "name": "Jharkhand", "showlegend": true, "type": "scatter", "x": ["2020-04-01T00:00:00", "2020-04-02T00:00:00", "2020-04-03T00:00:00", "2020-04-04T00:00:00", "2020-04-05T00:00:00", "2020-04-06T00:00:00", "2020-04-07T00:00:00"], "xaxis": "x", "y": [1, 1, 2, 2, 3, 4, 4], "yaxis": "y"}, {"hovertemplate": "State/UnionTerritory=Assam<br>Date=%{x}<br>Confirmed=%{y}<extra></extra>", "legendgroup": "Assam", "line": {"color": "#ff0000", "dash": "solid"}, "mode": "lines", "name": "Assam", "showlegend": true, "type": "scatter", "x": ["2020-04-01T00:00:00", "2020-04-02T00:00:00", "2020-04-03T00:00:00", "2020-04-04T00:00:00", "2020-04-05T00:00:00", "2020-04-06T00:00:00", "2020-04-07T00:00:00"], "xaxis": "x", "y": [1, 5, 16, 24, 26, 26, 26], "yaxis": "y"}, {"hovertemplate": "State/UnionTerritory=Arunachal Pradesh<br>Date=%{x}<br>Confirmed=%{y}<extra></extra>", "legendgroup": "Arunachal Pradesh", "line": {"color": "#ff0000", "dash": "solid"}, "mode": "lines", "name": "Arunachal Pradesh", "showlegend": true, "type": "scatter", "x": ["2020-04-03T00:00:00", "2020-04-04T00:00:00", "2020-04-05T00:00:00", "2020-04-06T00:00:00", "2020-04-07T00:00:00"], "xaxis": "x", "y": [1, 1, 1, 1, 1], "yaxis": "y"}, {"hovertemplate": "State/UnionTerritory=Tripura<br>Date=%{x}<br>Confirmed=%{y}<extra></extra>", "legendgroup": "Tripura", "line": {"color": "#ffa700", "dash": "solid"}, "mode": "lines", "name": "Tripura", "showlegend": true, "type": "scatter", "x": ["2020-04-07T00:00:00"], "xaxis": "x", "y": [1], "yaxis": "y"}], "layout": {"height": 600, "legend": {"title": {"text": "State/UnionTerritory"}, "tracegroupgap": 0}, "plot_bgcolor": "rgb(275, 270, 273)", "title": {"text": "State Wise Confirmed over time"}, "width": 700, "xaxis": {"anchor": "y", "domain": [0, 1], "title": {"text": "Date"}}, "yaxis": {"anchor": "x", "domain": [0, 1], "title": {"text": "Confirmed"}}}}
